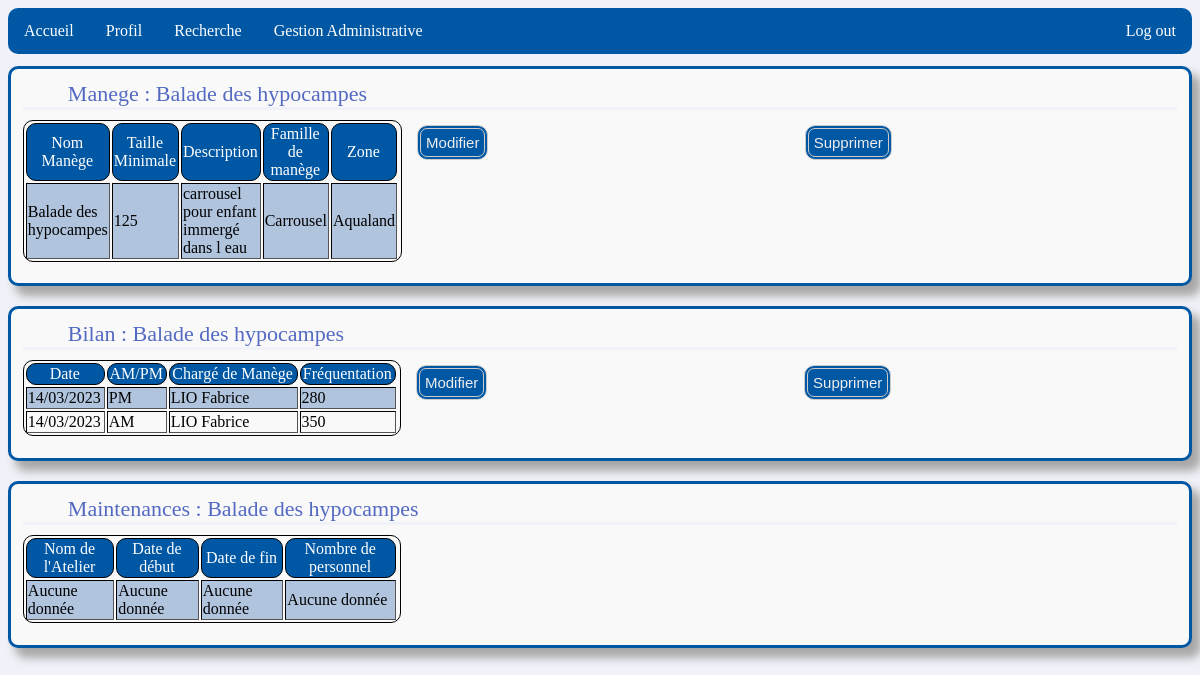
/Menu/AdminModif/manegeadm.php?NomM=Balade des hypocampes (signed in), run on the app's committed database.
### tables this page shows
CREATE TABLE Manege (
   NomM VARCHAR(32),
   tailleMin INT,
   description VARCHAR(400),
   IdF INT,
   IdZ INT,
   CONSTRAINT fk_Manege_Famille FOREIGN KEY (IdF) REFERENCES Famille(IdF) ON DELETE CASCADE ON UPDATE CASCADE,
   CONSTRAINT fk_Manege_Zone FOREIGN KEY (IdZ) REFERENCES Zone(IdZ) ON DELETE CASCADE ON UPDATE CASCADE,
   CONSTRAINT pk_Manege PRIMARY KEY(NomM)
);

CREATE TABLE Famille (
   IdF INT,
   libelleF VARCHAR(32),
   CONSTRAINT pk_Famille PRIMARY KEY(IdF)
);

CREATE TABLE Zone (
   IdZ INT,
   nomZ VARCHAR(32),
   CONSTRAINT pk_Zone PRIMARY KEY(IdZ)
);

### Menu/AdminModif/manegeadm.php (the view, shortened to what this page needs)
<!DOCTYPE HTML>
<?PHP
    if (isset($_SESSION['metier'])){
?>
<html>
<head>
    <link rel="stylesheet" href="../../Style/menu.css">
    <link rel="stylesheet" href="../../Style/styleProfil.css">
</head>
<body>
<ul id="menu">
    <li class="menu_elm"><a class="menuLink" href="accueil.php">Accueil</a></li>
    <li class="menu_elm"><a class="menuLink" href="profil.php">Profil</a></li>
    <li class="menu_elm"><a class="menuLink" href="recherche.php">Recherche</a></li>
    <li class="menu_elm"><a class="menuLink" href="gestion.php">Gestion Administrative</a></li>
    <li id="logout" ><a class="menuLink" href="logout.php">Log out</a></li>
</ul>
<?PHP
    $NomM=$_GET["NomM"];
    $idcom=connex("myparam");
    $requete="SELECT tailleMin,description,libelleF,nomZ FROM Manege M, Zone Z, Famille F WHERE NomM='$NomM' AND Z.IdZ=M.IdZ AND F.IdF=M.IdF";
    $res=mysqli_query($idcom,$requete);
    $requete1="SELECT DATE_FORMAT(B.DateB,'%d/%m/%Y'),demi_journee,UPPER(P.nomP),P.prenomP,frequentation FROM Bilan B, Personnel P WHERE P.NumSS=B.NumSS AND B.NomM='$NomM' ORDER BY B.DateB DESC, demi_journee DESC ";
    $res1=mysqli_query($idcom,$requete1);
    $requete2="SELECT E.IdM,DATE_FORMAT(M.DateDeb,'%d/%m/%Y'),DATE_FORMAT(M.DateFin,'%d/%m/%Y'),COUNT(E.NumSS) FROM Maintenance M, Equipe E WHERE M.NomM='$NomM' AND E.IdM=M.IdM GROUP BY (E.IdM)";
    $res2=mysqli_query($idcom,$requete2);
    if($res){
        $row=mysqli_fetch_array($res);
        echo "<div class='bloc'>";
        echo "<div class='group'> Manege : ".$_GET["NomM"]."</div>";
        $tailleMin=$row[0];
        $description=$row[1];
        $nomF=$row[2];
        $nomZ=$row[3];
        echo "<table border=2px>";
        echo "<tr><th>Nom Manège</th><th>Taille Minimale</th><th>Description</th><th>Famille de manège</th><th>Zone</th></tr>";
        echo "<tr><td>$NomM</td><td>$tailleMin</td><td>$description</td><td>$nomF</td><td>$nomZ</td></tr>";
        echo "</table>";
        echo "<div><button onclick=aff('modMan')>Modifier</button></div>";
        echo "<div><button onclick=aff('delMan')>Supprimer</button></div>";
        echo "</div>";
    }
?>
<?PHP
    if($res1){
        echo "<div class='bloc'>";
        echo "<div class='group'>Bilan : ".$_GET["NomM"]."</div>";
        echo "<table border=2px>";
        echo "<tr><th>Date</th><th>AM/PM</th><th>Chargé de Manège</th><th>Fréquentation</th></tr>";
        $l=mysqli_num_rows($res1);
        if($l>0){
            while($row=mysqli_fetch_array($res1)){
                $DateB=$row[0];
                $ap=$row[1];
                $CM="$row[2] $row[3]";
                $freq=$row[4];
                echo "<tr><td>$DateB</td><td>$ap</td><td>$CM</td><td>$freq</td></tr>";
            }
        }
        else{
            echo "<tr><td>Aucune donnée</td><td>Aucune donnée</td><td>Aucune donnée</td><td>Aucune donnée</td></tr>";
        }
        echo "</table>";
        echo "<div><button onclick=aff('adBil')>Modifier</button></div>";
        echo "<div><button onclick=aff('delBil')>Supprimer</button></div>";
        echo "</div>";
    }
?>
<?PHP
    if($res2){
        echo "<div class='bloc'>";
        echo "<div class='group'>Maintenances : ".$_GET["NomM"]."</div>";
        echo "<table border=2px>";
        echo "<tr><th>Nom de l'Atelier</th><th>Date de début</th><th>Date de fin</th><th>Nombre de personnel</th></tr>";
        $l=mysqli_num_rows($res2);
        if($l>0){
            while($row=mysqli_fetch_array($res2)){
                $IdM=$row[0];
                $DateB=$row[1];
                $DateF=$row[2];
                $NbP=$row[3];
                $requete11="SELECT A.nomA FROM Atelier A WHERE A.IdA IN (SELECT P.IdA FROM Personnel P, Equipe E, Maintenance M WHERE P.NumSS=E.NumSS AND E.IdM=M.IdM)";
                $resA=mysqli_query($idcom,$requete11);
                if($resA){
                    $nomA=mysqli_fetch_array($resA);
                    echo "<tr><td>$nomA[0]</td><td>$DateB</td><td>$DateF</td><td>$NbP</td></tr>";
                }
                else{
                     echo "<tr><td>Aucun Atelier</td><td>$DateB</td><td>$DateF</td><td>$NbP</td></tr>";
                }
            }
        }
        else{
            echo "<tr><td>Aucune donnée</td><td>Aucune donnée</td><td>Aucune donnée</td><td>Aucune donnée</td></tr>";
        }
        echo "</table>";
        echo "</div>";
    }
    }
    else{
        header('Location: ../../index.php');
    }
?>
</html>

### Style/menu.css (style rules this page uses)
#menu { list-style-type: none; margin: 0; padding: 0; overflow: hidden; background-color: #0057a4; border-radius:10px; }
.menu_elm { float: left; }
.menuLink { display: block; color: white; text-align: center; padding: 14px 16px; text-decoration: none; transition-duration: 0.4s; }
#logout { float: right; }
html { font-family : "Times New Roman", Times, serif; background-color:#f1f2f9; }
button, input[type='submit'] { display: inline-block; background-color: #0057a4; border-radius: 10px; border: 4px double #cccccc; color: #eeeeee; text-align: center; font-size: 15px; padding: 5px; width:auto; transition: all 0.5s; cursor: pointer; margin: 5px; }
table, th { border: 1px solid black; border-radius: 10px; padding-left:2x; padding-right:2px; }
th { font-weight:normal; color:white; background-color:#0057a4; }
tr:nth-child(2n) { background-color:lightsteelblue; }

### Style/styleProfil.css (style rules this page uses)
.bloc { background-color:#f9f9f9; margin-top:1%; padding:1%; display:grid; grid-template-columns: repeat(3,1fr); grid-template-rows: repeat(3, auto); grid-gap:10px; margin-bottom: 20px; border:solid #0057a4; border-radius:10px; -webkit-box-shadow: 8px 13px 10px 1px #A7A7A7; box-shadow: 8px 9px 10px 1px #A7A7A7; }
.group { font-size:22px; color: #546ac2; padding-left:45px; grid-column: 1 / 4; grid-row:1; border-bottom:solid #f1f2f9; }

### data on the page
manege: tailleMin "125", description "carrousel pour enfant immergé dans l eau", IdF.libelleF "Carrousel", IdZ.nomZ "Aqualand"

### other printed values
$_GET["NomM"] "Balade des hypocampes"
$NomM "Balade des hypocampes"
$DateB "14/03/2023"
$ap "PM"
$CM "LIO Fabrice"
$freq "280"
$ap "AM"
$freq "350"
